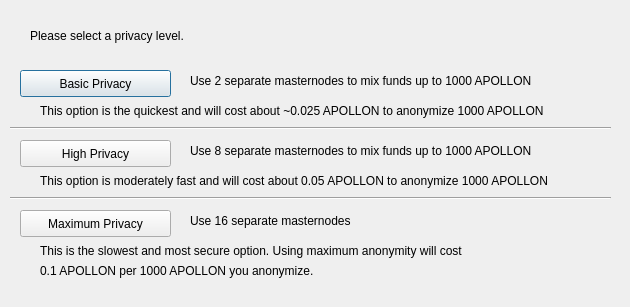
<?xml version="1.0" encoding="UTF-8"?>
<ui version="4.0">
 <class>ObfuscationConfig</class>
 <widget class="QDialog" name="ObfuscationConfig">
  <property name="geometry">
   <rect>
    <x>0</x>
    <y>0</y>
    <width>630</width>
    <height>307</height>
   </rect>
  </property>
  <property name="windowTitle">
   <string>Configure Obfuscation</string>
  </property>
  <widget class="QPushButton" name="buttonBasic">
   <property name="geometry">
    <rect>
     <x>20</x>
     <y>70</y>
     <width>151</width>
     <height>27</height>
    </rect>
   </property>
   <property name="text">
    <string>Basic Privacy</string>
   </property>
  </widget>
  <widget class="QPushButton" name="buttonHigh">
   <property name="geometry">
    <rect>
     <x>20</x>
     <y>140</y>
     <width>151</width>
     <height>27</height>
    </rect>
   </property>
   <property name="text">
    <string>High Privacy</string>
   </property>
  </widget>
  <widget class="QPushButton" name="buttonMax">
   <property name="geometry">
    <rect>
     <x>20</x>
     <y>210</y>
     <width>151</width>
     <height>27</height>
    </rect>
   </property>
   <property name="text">
    <string>Maximum Privacy</string>
   </property>
  </widget>
  <widget class="QLabel" name="label">
   <property name="geometry">
    <rect>
     <x>30</x>
     <y>20</y>
     <width>571</width>
     <height>31</height>
    </rect>
   </property>
   <property name="text">
    <string>Please select a privacy level.</string>
   </property>
  </widget>
  <widget class="QLabel" name="label_2">
   <property name="geometry">
    <rect>
     <x>190</x>
     <y>70</y>
     <width>421</width>
     <height>21</height>
    </rect>
   </property>
   <property name="text">
    <string>Use 2 separate masternodes to mix funds up to 1000 APOLLON</string>
   </property>
  </widget>
  <widget class="QLabel" name="label_3">
   <property name="geometry">
    <rect>
     <x>190</x>
     <y>140</y>
     <width>411</width>
     <height>21</height>
    </rect>
   </property>
   <property name="text">
    <string>Use 8 separate masternodes to mix funds up to 1000 APOLLON</string>
   </property>
  </widget>
  <widget class="QLabel" name="label_4">
   <property name="geometry">
    <rect>
     <x>190</x>
     <y>210</y>
     <width>421</width>
     <height>21</height>
    </rect>
   </property>
   <property name="text">
    <string>Use 16 separate masternodes</string>
   </property>
  </widget>
  <widget class="QLabel" name="label_6">
   <property name="geometry">
    <rect>
     <x>40</x>
     <y>100</y>
     <width>561</width>
     <height>21</height>
    </rect>
   </property>
   <property name="text">
    <string>This option is the quickest and will cost about ~0.025 APOLLON to anonymize 1000 APOLLON</string>
   </property>
  </widget>
  <widget class="QLabel" name="label_7">
   <property name="geometry">
    <rect>
     <x>40</x>
     <y>170</y>
     <width>561</width>
     <height>21</height>
    </rect>
   </property>
   <property name="text">
    <string>This option is moderately fast and will cost about 0.05 APOLLON to anonymize 1000 APOLLON</string>
   </property>
  </widget>
  <widget class="QLabel" name="label_8">
   <property name="geometry">
    <rect>
     <x>40</x>
     <y>240</y>
     <width>561</width>
     <height>21</height>
    </rect>
   </property>
   <property name="text">
    <string>This is the slowest and most secure option. Using maximum anonymity will cost</string>
   </property>
  </widget>
  <widget class="QLabel" name="label_9">
   <property name="geometry">
    <rect>
     <x>40</x>
     <y>260</y>
     <width>561</width>
     <height>21</height>
    </rect>
   </property>
   <property name="text">
    <string>0.1 APOLLON per 1000 APOLLON you anonymize.</string>
   </property>
  </widget>
  <widget class="Line" name="line">
   <property name="geometry">
    <rect>
     <x>10</x>
     <y>120</y>
     <width>601</width>
     <height>16</height>
    </rect>
   </property>
   <property name="orientation">
    <enum>Qt::Horizontal</enum>
   </property>
  </widget>
  <widget class="Line" name="line_2">
   <property name="geometry">
    <rect>
     <x>10</x>
     <y>190</y>
     <width>601</width>
     <height>16</height>
    </rect>
   </property>
   <property name="orientation">
    <enum>Qt::Horizontal</enum>
   </property>
  </widget>
 </widget>
 <resources/>
 <connections/>
</ui>
